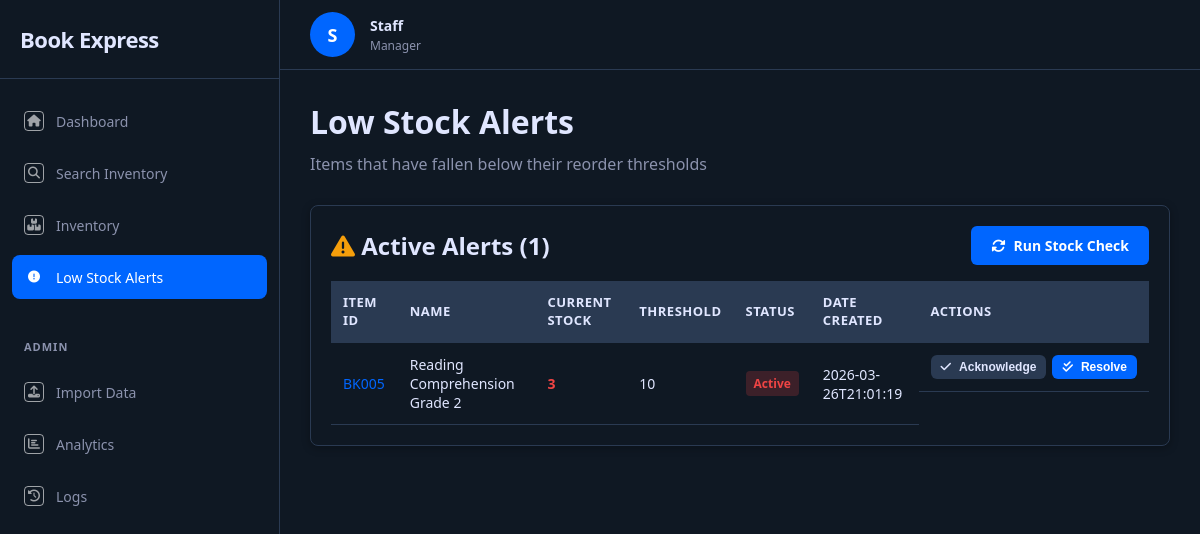
Page /alerts on the earlier database version.
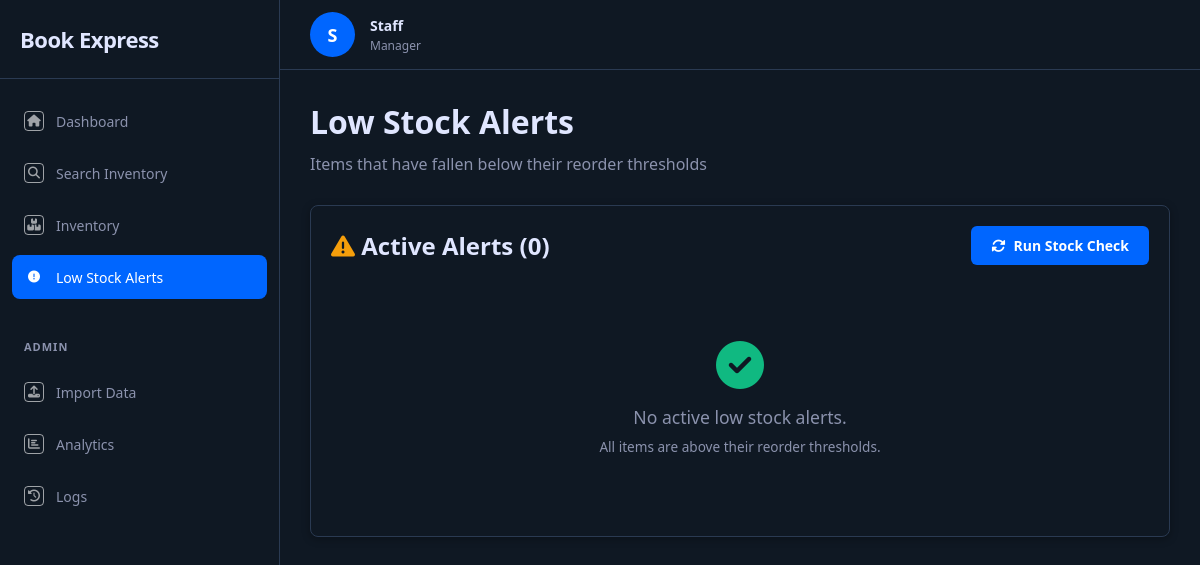
Same page on the later database version.
### tables this page shows
CREATE TABLE low_stock_alert (
            alert_id INTEGER PRIMARY KEY AUTOINCREMENT,
            item_id TEXT NOT NULL,
            current_quantity INTEGER NOT NULL,
            threshold INTEGER NOT NULL,
            created_at TEXT NOT NULL,
            status TEXT DEFAULT 'active',
            FOREIGN KEY (item_id) REFERENCES inventory_item(item_id)
        );

CREATE TABLE inventory_item (
            item_id TEXT PRIMARY KEY,
            item_name TEXT NOT NULL,
            unit_price REAL NOT NULL DEFAULT 0.0,
            stock_quantity INTEGER NOT NULL DEFAULT 0,
            reorder_threshold INTEGER NOT NULL DEFAULT 5,
            grade TEXT,
            subject TEXT,
            availability_status TEXT DEFAULT 'In Stock'
        );

### app.py (the view)
@app.route("/alerts")
def alerts():
    from boundaries.AlertDashboard import AlertDashboard
    boundary = AlertDashboard()
    active_alerts = boundary.view_alerts()
    return render_template("alerts.html", alerts=active_alerts, scan_result=None)

### boundaries/AlertDashboard.py (called while the page is built)
    def view_alerts(self):
        controller = AlertController()
        return controller.get_active_alerts()

### controllers/AlertController.py (called while the page is built)
    def get_active_alerts(self) -> list:
        return LowStockAlert.get_active_alerts()

### database.py (called while the page is built)
def get_connection():
    conn = sqlite3.connect(DB_PATH)
    conn.row_factory = sqlite3.Row
    conn.execute("PRAGMA foreign_keys = ON")
    return conn

### entities/LowStockAlert.py (called while the page is built)
    @staticmethod
    def get_active_alerts():
        conn = get_connection()
        rows = conn.execute("""
            SELECT a.*, i.item_name FROM low_stock_alert a
            JOIN inventory_item i ON a.item_id = i.item_id
            WHERE a.status = 'active' ORDER BY a.created_at DESC
        """).fetchall()
        conn.close()
        return [{
            "alert_id": r["alert_id"], "item_id": r["item_id"],
            "item_name": r["item_name"], "current_quantity": r["current_quantity"],
            "threshold": r["threshold"], "created_at": r["created_at"], "status": r["status"]
        } for r in rows]

### templates/alerts.html (shortened to what this page needs)
{% extends "base.html" %}
{% set active_page = 'alerts' %}
{% block content %}
<div class="section-header">
    <h1>Low Stock Alerts</h1>
    <p>Items that have fallen below their reorder thresholds</p>
</div>
<div class="catalogue-container" style="margin-bottom:1.5rem">
    <div style="display:flex;justify-content:space-between;align-items:center;margin-bottom:16px;flex-wrap:wrap;gap:12px">
        <h2><i class="fas fa-exclamation-triangle" style="color:var(--warning-color)"></i> Active Alerts ({{ alerts|length }})</h2>
        <div style="display:flex;gap:8px">
            <a href="/alerts/scan" class="btn-primary"><i class="fas fa-sync-alt"></i> Run Stock Check</a>
        </div>
    </div>
    {% if alerts %}
    <div class="catalogue-table-wrapper">
        <table class="alerts-table">
            <thead>
                <tr>
                    <th>Item ID</th>
                    <th>Name</th>
                    <th>Current Stock</th>
                    <th>Threshold</th>
                    <th>Status</th>
                    <th>Date Created</th>
                    <th>Actions</th>
                </tr>
            </thead>
            <tbody>
                {% for a in alerts %}
                <tr>
                    <td><a href="/item/{{ a.item_id }}" style="color:var(--primary-color);text-decoration:none">{{ a.item_id }}</a></td>
                    <td>{{ a.item_name }}</td>
                    <td style="color:var(--danger-color);font-weight:600">{{ a.current_quantity }}</td>
                    <td>{{ a.threshold }}</td>
                    <td>
                        {% if a.status == 'active' %}
                            <span class="alert-status alert-active">Active</span>
                        {% elif a.status == 'acknowledged' %}
                            <span style="display:inline-block;padding:4px 8px;border-radius:4px;font-size:12px;font-weight:600;background:rgba(245,158,11,.2);color:var(--warning-color)">Acknowledged</span>
                        {% else %}
                            <span class="badge badge-green">{{ a.status }}</span>
                        {% endif %}
                    </td>
                    <td>{{ a.created_at[:19] }}</td>
                    <td style="display:flex;gap:6px">
                        {% if a.status == 'active' %}
                        <form action="/alerts/acknowledge/{{ a.alert_id }}" method="POST" style="margin:0">
                            <button type="submit" class="btn-secondary" style="padding:5px 10px;font-size:12px" title="Acknowledge">
                                <i class="fas fa-check"></i> Acknowledge
                            </button>
                        </form>
                        {% endif %}
                        {% if a.status != 'resolved' %}
                        <form action="/alerts/resolve/{{ a.alert_id }}" method="POST" style="margin:0">
                            <button type="submit" class="btn-primary" style="padding:5px 10px;font-size:12px" title="Resolve">
                                <i class="fas fa-check-double"></i> Resolve
                            </button>
                        </form>
                        {% endif %}
                    </td>
                </tr>
                {% endfor %}
            </tbody>
        </table>
    </div>
    {% else %}
    <div style="text-align:center;padding:60px 20px;color:var(--text-secondary)">
        <i class="fas fa-check-circle" style="font-size:3rem;margin-bottom:1rem;display:block;color:var(--success-color)"></i>
        <p style="font-size:1.1rem">No active low stock alerts.</p>
        <p style="font-size:.85rem;margin-top:.5rem">All items are above their reorder thresholds.</p>
    </div>
    {% endif %}
</div>
{% endblock %}

Differences in the rows shown:
removed low_stock_alert: item_id "BK005", item_name "Reading Comprehension Grade 2", current_quantity "3", threshold "10", status "Active", created_at "2026-03-26T21:01:19"
Other differences:
{{ alerts|length }}: "1" → "0"
text no longer shown: "ITEM ID NAME CURRENT STOCK THRESHOLD STATUS DATE CREATED ACTIONS"
text now shown: "No active low stock alerts. All items are above their reorder thresholds."
